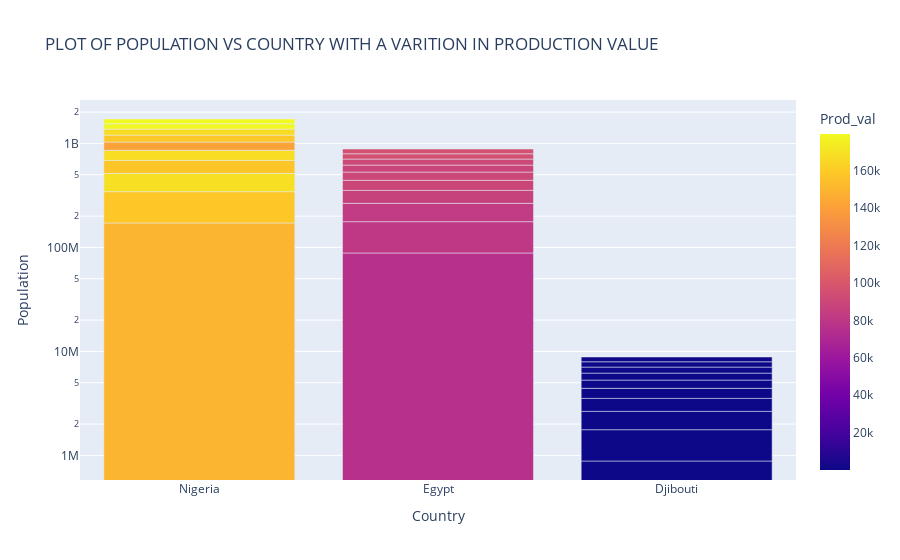

The cell this chart's notebook holds for it:
### Code cell
long_df = last_df

fig = px.bar(long_df, x="Country", 
             y="Population", 
             color="Prod_val", 
             title="PLOT OF POPULATION VS COUNTRY WITH A VARITION IN PRODUCTION VALUE")
fig.update_layout( yaxis_type="log")
fig.show()

### Figure 1 — Plotly figure (JSON) as saved in the notebook; plotly's stock layout.template omitted (floating-point values rounded to 4 significant figures)
{"data": [{"alignmentgroup": "True", "hovertemplate": "Country=%{x}<br>Population=%{y}<br>Prod_val=%{marker.color}<extra></extra>", "legendgroup": "", "marker": {"color": [149857, 158149, 168987, 157273, 167935, 141270, 158709, 167403, 178816, 179631, 75989, 80422, 83191, 86828, 89489, 90375, 88450, 90767, 96139, 95848, 55, 62, 56, 63, 62, 68, 75, 72, 77, 76], "coloraxis": "coloraxis"}, "name": "", "offsetgroup": "", "orientation": "v", "showlegend": false, "textposition": "auto", "type": "bar", "x": ["Nigeria", "Nigeria", "Nigeria", "Nigeria", "Nigeria", "Nigeria", "Nigeria", "Nigeria", "Nigeria", "Nigeria", "Egypt", "Egypt", "Egypt", "Egypt", "Egypt", "Egypt", "Egypt", "Egypt", "Egypt", "Egypt", "Djibouti", "Djibouti", "Djibouti", "Djibouti", "Djibouti", "Djibouti", "Djibouti", "Djibouti", "Djibouti", "Djibouti"], "xaxis": "x", "y": [171765769, 171765769, 171765769, 171765769, 171765769, 171765769, 171765769, 171765769, 171765769, 171765769, 88404640, 88404640, 88404640, 88404640, 88404640, 88404640, 88404640, 88404640, 88404640, 88404640, 883293, 883293, 883293, 883293, 883293, 883293, 883293, 883293, 883293, 883293], "yaxis": "y"}], "layout": {"barmode": "relative", "coloraxis": {"colorbar": {"title": {"text": "Prod_val"}}, "colorscale": [[0, "#0d0887"], [0.1111, "#46039f"], [0.2222, "#7201a8"], [0.3333, "#9c179e"], [0.4444, "#bd3786"], [0.5556, "#d8576b"], [0.6667, "#ed7953"], [0.7778, "#fb9f3a"], [0.8889, "#fdca26"], [1, "#f0f921"]]}, "legend": {"tracegroupgap": 0}, "title": {"text": "PLOT OF POPULATION VS COUNTRY WITH A VARITION IN PRODUCTION VALUE"}, "xaxis": {"anchor": "y", "domain": [0, 1], "title": {"text": "Country"}}, "yaxis": {"anchor": "x", "domain": [0, 1], "title": {"text": "Population"}, "type": "log"}}}
